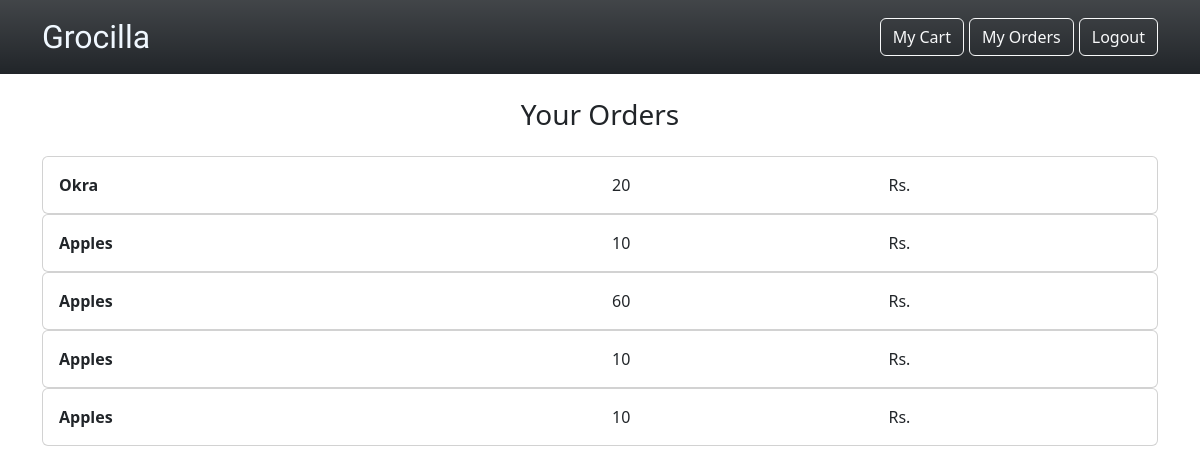
/user_orders (signed in), run on the app's committed database.
### webapp/models.py (models this page shows)
class Order(db.Model):
    orderid = db.Column(db.Integer, primary_key=True)
    userid = db.Column(db.Integer, db.ForeignKey('users.id'))
    categoryid = db.Column(db.Integer, db.ForeignKey('categories.cid'))
    productid = db.Column(db.Integer, db.ForeignKey('products.pid'))
    categoryname = db.Column(db.String(50))
    quantity_of_product = db.Column(db.Integer)
    product_name = db.Column(db.String(50))

### webapp/views.py (the view)
@views.route("/user_orders")
@user_required
@login_required
def user_orders():
    user_id=current_user.id
    orders = Order.query.filter_by(userid=user_id).all()
    return render_template("user_orders.html", orders=orders)

### webapp/views.py (called while the page is built)
def user_required(func):
    @wraps(func)
    def decorated_function(*args, **kwargs):
        if not current_user.is_authenticated:
            if current_user.role != 'user':
                flash('You need to be logged in as a user to access this page!', category='error')
                return redirect(url_for('auth.user_login'))
        return func(*args, **kwargs)
    return decorated_function

### webapp/templates/user_orders.html
{% extends "user_base.html" %}
{% block body %}
<div class="container mb-4">
    <div class="text-center my-4" >
        <h3>Your Orders</h3>
    </div>
    {% for order in orders %}
    <div class="row">
    <div class="col">
        <div class="card">
        <div class="card-body">
            <div class="row">
                <div class="col-6">
                    <b>{{ order["product_name"] }}</b>
                </div>
                <div class="col-3">
                    {{ order['quantity_of_product'] }} {{ order['productid']['unit'] }}
                </div>
                <div class="col-3">
                    Rs. {{ order["total_price"] }}
                </div>
            </div>
        </div>
        </div>
    </div>
    </div>
        {% endfor %}
</div>
{% endblock body %}

### data on the page
Order: product_name "Okra", quantity_of_product "20"
Order: product_name "Apples", quantity_of_product "10"
Order: product_name "Apples", quantity_of_product "60"
Order: product_name "Apples", quantity_of_product "10"
Order: product_name "Apples", quantity_of_product "10"
